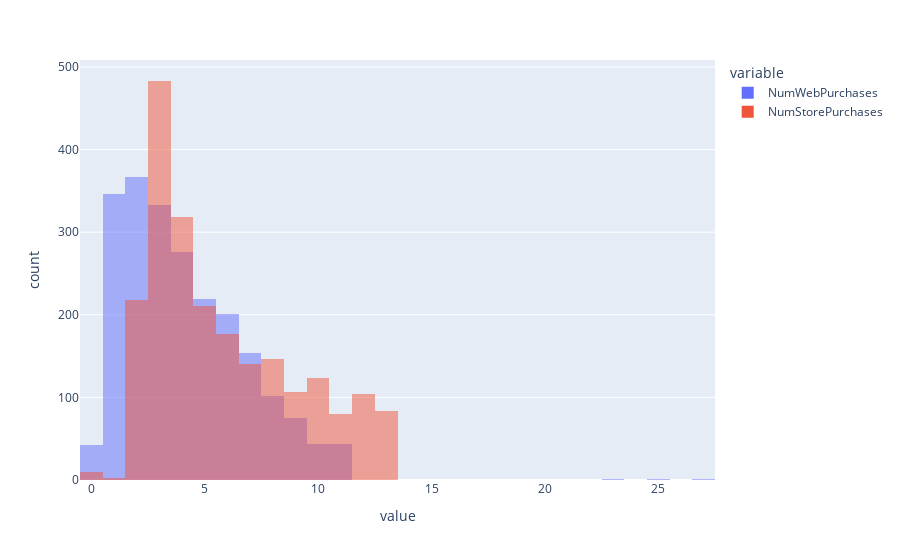

Write notebook code for a chart like this one.
### Code cell
#Lets plot a histogram of Num of web purchases and Store purchases to understand the overlapping effect
fig = px.histogram(numeric_rep1, x= ["NumWebPurchases","NumStorePurchases"],  barmode="overlay")
fig.show()

### Figure 1 — Plotly figure (JSON) as saved in the notebook; plotly's stock layout.template omitted (floating-point values rounded to 4 significant figures; data arrays with more than 128 entries replaced by an {"elided": "..."} marker saying what was removed)
{"data": [{"alignmentgroup": "True", "bingroup": "x", "hovertemplate": "variable=NumWebPurchases<br>value=%{x}<br>count=%{y}<extra></extra>", "legendgroup": "NumWebPurchases", "marker": {"color": "#636efa", "opacity": 0.5, "pattern": {"shape": ""}}, "name": "NumWebPurchases", "offsetgroup": "NumWebPurchases", "orientation": "v", "showlegend": true, "type": "histogram", "x": {"elided": "2205 int values"}, "xaxis": "x", "yaxis": "y"}, {"alignmentgroup": "True", "bingroup": "x", "hovertemplate": "variable=NumStorePurchases<br>value=%{x}<br>count=%{y}<extra></extra>", "legendgroup": "NumStorePurchases", "marker": {"color": "#EF553B", "opacity": 0.5, "pattern": {"shape": ""}}, "name": "NumStorePurchases", "offsetgroup": "NumStorePurchases", "orientation": "v", "showlegend": true, "type": "histogram", "x": {"elided": "2205 int values"}, "xaxis": "x", "yaxis": "y"}], "layout": {"barmode": "overlay", "legend": {"title": {"text": "variable"}, "tracegroupgap": 0}, "margin": {"t": 60}, "xaxis": {"anchor": "y", "domain": [0, 1], "title": {"text": "value"}}, "yaxis": {"anchor": "x", "domain": [0, 1], "title": {"text": "count"}}}}
